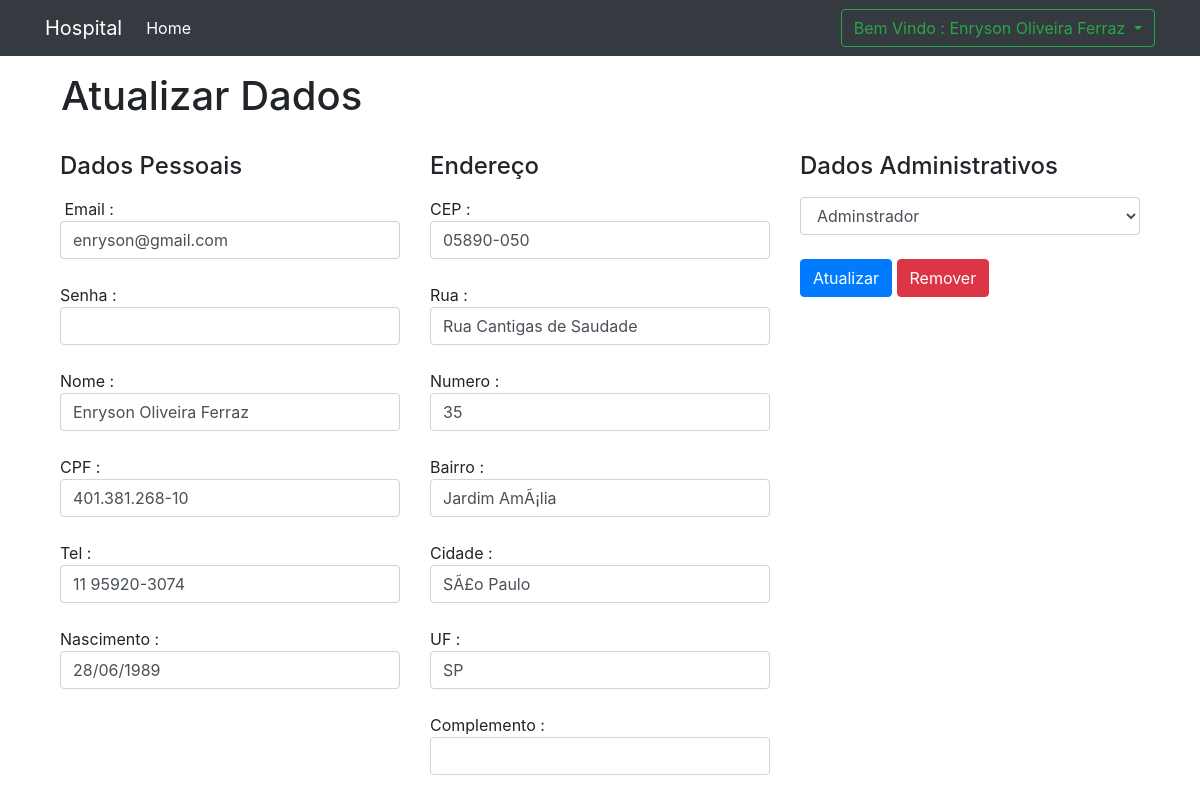
Page /Views/AccountDetailsView.php?id=1 (signed in) on the committed database.
### tables this page shows
create table accounts (
	accountId int(20) NOT NULL AUTO_INCREMENT,
	accountEmail varchar(70) NOT NULL,
	accountPassword varchar(50) NOT NULL,
    accountNome varchar(140) NOT NULL,
    accountCPF varchar(15) NOT NULL,
    accountTel varchar(15) NOT NULL,
    accountDate varchar(10) NOT NULL,
    accountRua varchar(30) NOT NULL,
    accountBairro varchar(30) NOT NULL,
    accountNumero varchar(8) NOT NULL,
    accountCidade varchar(121) NOT NULL,
    accountUF varchar(8) NOT NULL,
    accountCEP varchar(15) NOT NULL,
    accountComplemento varchar(20),    
    accountRole int(1) references role(accountRole),
	primary key (accountId)
);

create table role (
	accountRole int(1) NOT NULL,
    roleName Varchar(14) NOT NULL,
    primary key (accountRole)
);

### Controllers/AccountController.php (called while the page is built, shortened)
<?php
require_once("../Model/Account.php");
function accountUpdate()
{
    $account = new Account();
    $account->getAccount("SELECT * FROM accounts WHERE accountId=" . $_GET['id']);
    $rsAccount = $account->_result;
}

### Model/Account.php (called while the page is built, shortened)
<?php
require_once("DatabaseConnection.php");
class Account
{
    public function getAccount($query)
    {
        $database = new DatabaseConnection();
        $database->connection();
        $database->query($query);
        $this->_result = $database->result;
    }
}
?>

### Model/DatabaseConnection.php (called while the page is built, shortened)
<?php
class DatabaseConnection {
    public function connection() {
        $databaseHost = 'localhost';
        $databaseName = 'hospApoitment';
        $databaseUsername = 'hospApoitment';
        $databasePassword = 'hospApoitment';
        $this->cnx =  mysqli_connect($databaseHost,$databaseUsername,$databasePassword,$databaseName);
    }
    public function query($sql) {
        $this->result = mysqli_query($this->cnx,$sql, MYSQLI_STORE_RESULT);
    }
}

### Controllers/RoleController.php (called while the page is built, shortened)
<?php
require_once("../Model/Role.php");
function roleList()
{
    $role = new Role();
    $role->getRole("SELECT * FROM role");
    $rsRole = $role->_result;
}

### Model/Role.php (called while the page is built, shortened)
<?php
require_once("DatabaseConnection.php");
class Role
{
    public function getRole($query)
    {
        $database = new DatabaseConnection();
        $database->connection();
        $database->query($query);
        $this->_result = $database->result;
    }
}
?>

### Views/AccountDetailsView.php (the view, shortened to what this page needs)
<?php
if (isset($_GET['id'])) {
    require_once("../Controllers/AccountController.php");
    if ($_SESSION['accountRole'] == 1) {
        require_once("../Controllers/RoleController.php");
    }
    accountUpdate();
} else {
    header("Location: /Views/Index.php");
}
?>
<?php
include("Components/Head.php");
include("Components/Nav.php");
?>
<main role="main" class="container">
    <div class="containter p-3">
        <h1>Atualizar Dados</h1>
    </div>
    <div class="container">
        <div class="pt-2 text-left">
            <form method="post">
                <div class="row">
                    <?php while ($rowAccount = mysqli_fetch_array($rsAccount)) { ?>
                        <div class="col-md-4">
                            <h4 class="mb-3">Dados Pessoais</h4>
                            <label for="Email :"></label> Email :<br>
                            <input class="form-control" id="email" type="text" name="email" pattern="[a-z0-9._%+-]+@[a-z0-9.-]+\.[a-z]{2,4}$" required value="<?php echo $rowAccount['accountEmail'] ?>" />
                            <br>
                            Senha :<br>
                            <input class="form-control" id="password" type="password" name="password" />
                            <br>
                            Nome :<br>
                            <input class="form-control" id="nome" type="text" name="nome" required value="<?php echo $rowAccount['accountNome'] ?>" />
                            <br>
                            CPF :<br>
                            <input class="form-control" id="cpf" type="text" name="cpf" required onkeydown="javascript: fMasc( this, mCPF );" maxlength="14" value="<?php echo $rowAccount['accountCPF'] ?>" />
                            <br>
                            Tel :<br>
                            <input class="form-control" id="tel" type="text" name="tel" required onkeyup="mascara( this, mtel );" maxlength="15" value="<?php echo $rowAccount['accountTel'] ?>" />
                            <br>
                            Nascimento :<br>
                            <input class="form-control" id="data" type="text" name="data" required maxlength="10" value="<?php echo $rowAccount['accountDate'] ?>" />
                            <br>
                        </div>
                        <div class="col-md-4">
                            <h4 class="mb-3">Endereço</h4>
                            CEP :<br>
                            <input class="form-control" id="cep" type="text" name="cep" required onblur="pesquisacep(this.value);" value="<?php echo $rowAccount['accountCEP'] ?>" />
                            <br>
                            Rua :<br>
                            <input class="form-control" id="rua" type="text" name="rua" required value="<?php echo $rowAccount['accountRua'] ?>" />
                            <br>
                            Numero :<br>
                            <input class="form-control" id="numero" type="text" name="numero" required value="<?php echo $rowAccount['accountNumero'] ?>" />
                            <br>
                            Bairro :<br>
                            <input class="form-control" id="bairro" type="text" name="bairro" required value="<?php echo $rowAccount['accountBairro'] ?>" />
                            <br>
                            Cidade :<br>
                            <input class="form-control" id="cidade" type="text" name="cidade" required value="<?php echo $rowAccount['accountCidade'] ?>" />
                            <br>
                            UF :<br>
                            <input class="form-control" id="uf" type="text" name="uf" required value="<?php echo $rowAccount['accountUF'] ?>" />
                            <br>
                            Complemento :<br>
                            <input class="form-control" id="complemento" type="text" required name="complemento" value="<?php echo $rowAccount['accountComplemento'] ?>" />
                            <br>
                            <br>
                            <?php
                            include("DoctorAccount.php"); ?>
                            <?php
                        }
                        ?>
                        <br>
                        <input class="btn btn-primary" id="update" type="submit" name="update" value="Atualizar">
                        <input class="btn btn-danger" id="delete" type="submit" name="delete" value="Remover">
                    </div>
                </div>
            </form>
        </div>
    </div>
</main>
<?php include("Components/Scripts.php"); ?>

### Views/Components/Head.php (shortened to what this page needs)
<!doctype html>
<html lang="pt-br">
<head>
    <link rel="stylesheet" href="https://stackpath.bootstrapcdn.com/bootstrap/4.3.1/css/bootstrap.min.css">
    <link rel="stylesheet" href="https://cdnjs.cloudflare.com/ajax/libs/tempusdominus-bootstrap-4/5.0.1/css/tempusdominus-bootstrap-4.min.css" />
    <link rel="stylesheet" href="https://use.fontawesome.com/releases/v5.6.3/css/all.css">
</head>
<body>

### Views/Components/Nav.php (shortened to what this page needs)
<nav class="navbar navbar-expand-lg navbar-dark bg-dark text-light">
    <div class="container">
        <a class="navbar-brand" href="#">Hospital</a>
        <div class="collapse navbar-collapse" id="navbarSupportedContent">
            <ul class="navbar-nav mr-auto">
                <li class="nav-item active">
                    <a class="nav-link" href="#">Home <span class="sr-only">(current)</span></a>
                </li>
            </ul>
            <?php
            if (isset($_SESSION['accountId'])) {
                echo '
                <form class="form-inline my-2 my-lg-0">
                <div class="btn-group">
                    <button class="btn btn-outline-success dropdown-toggle my-2 my-sm-0" type="button" id="dropdownMenu2" data-toggle="dropdown" aria-haspopup="true" aria-expanded="false">
                        Bem Vindo : ' . $_SESSION['accountNome'] . '
                    </button>
                    <div class="dropdown-menu">
                    ' . ($_SESSION['accountRole'] == 1 || $_SESSION['accountRole'] == 2 ? '<a class="dropdown-item" href="../Views/AdminAccountDetailsView.php">Admin</a>' : "") . '
                    ' . ($_SESSION['accountRole'] == 1 || $_SESSION['accountRole'] == 2 ? '<a class="dropdown-item" href="../Views/SpecialtyRegister.php">Cadastro Especialidade</a>' : "") . '
                    ' . ($_SESSION['accountRole'] == 4 ? '<a class="dropdown-item" href="../Views/AccountSchedule.php">Agendar</a>' : "") . '
                    ' . ($_SESSION['accountRole'] == 3 ? '<a class="dropdown-item" href="../Views/DoctorSchedule.php">Cadastro Agenda</a>' : "") . '
                    ' . ($_SESSION['accountRole'] == 1 || $_SESSION['accountRole'] == 2 ? '<a class="dropdown-item" href="../Views/AdminDoctorSchedule.php">Agenda Amin</a>' : "") . '
                        <a class="dropdown-item" href="../Views/AccountDetailsView.php?id=' . $_SESSION['accountId'] . '">Meus Dados</a>
                        <div class="dropdown-divider"></div>
                        <a class="dropdown-item" href="../Controllers/LogoutController.php">Sair</a>
                    </div>
                </div>
            </form>
              ';
            }
            ?>
        </div>
    </div>
</nav>

### Views/DoctorAccount.php (shortened to what this page needs)
<?php
if (isset($_GET['id'])) {
    if ($_SESSION['accountRole'] == 1) {
        roleList();
    }
} else {
    header("Location: /Views/Index.php");
}
if ($_SESSION['accountRole'] == 1) {
    echo '</div>';
    echo '<div class="col-md-4">';
    echo '<h4 class="mb-3" >Dados Administrativos</h4>';
    echo '<select class="form-control" id="accountRole" name="accountRole">';
    while ($rowRole = mysqli_fetch_array($rsRole)) {
        echo '<option ' . ($rowAccount['accountRole'] == $rowRole['accountRole'] ? " selected" : "") . ' value="' . $rowRole['accountRole'] . '">' . $rowRole['roleName'] . '</option>';
    }
    echo '</select>';
}

### Views/Components/Scripts.php (shortened to what this page needs)
</body>
</html>

### rows in the picture
accounts: email "enryson@gmail.com", nome "Enryson Oliveira Ferraz", cpf "401.381.268-10", tel "11 95920-3074", data "28/06/1989", cep "05890-050", rua "Rua Cantigas de Saudade", numero "35", bairro "Jardim AmÃ¡lia", cidade "SÃ£o Paulo", uf "SP", accountRole "Adminstrador"

### other values in the picture
$_SESSION['accountNome'] "Enryson Oliveira Ferraz"
